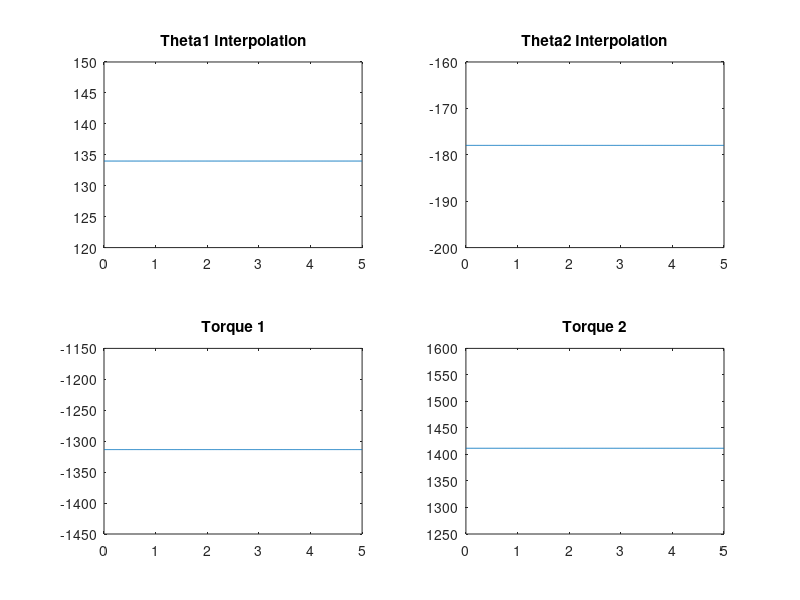

The MATLAB script that drew this image:
close all;
clear all;
clc;

l1 = 200;
l2 = 200;
m1 = 1; 
m2 = 1;  
g = 9.81;


pos1 = [];
pos2 = [];

xvalue = [];
yvalue = [];

theta2 = [];
theta1 = [];

tt = [];

n = input('Enter the number of intermediate points you require: ');
tt = input('Enter the total time: ');
ti = [];
ct = 0;

while ct <= tt
    ti = [ti, ct];
    ct = ct + (tt / (n+1));
end

xvalue(1) = input('Enter the initial x-point: ');
yvalue(1) = input('Enter the initial y-point: ');

for i = 2:n+1
    xvalue(i) = input('Enter the intermediate x-point: ');
    yvalue(i) = input('Enter the intermediate y-point: ');
end

xvalue(n+2) = input('Enter the final x-point: ');
yvalue(n+2) = input('Enter the final y-point: ');


for i = 1:n+2
    theta2_i = -rad2deg(2 * atan2(sqrt((l1 + l2)^2 - (xvalue(i)^2 + yvalue(i)^2)), sqrt(xvalue(i)^2 + yvalue(i)^2 - (l1 - l2)^2)));
    theta1_i = rad2deg(atan2((-xvalue(i) .* l2 .* sin(deg2rad(theta2_i)) + yvalue(i) * (l1 + l2 * cos(deg2rad(theta2_i)))), (yvalue(i) * l2 * sin(deg2rad(theta2_i)) + xvalue(i) .* (l1 + l2 * cos(deg2rad(theta2_i))))));
    theta2 = [theta2, theta2_i];
    theta1 = [theta1, theta1_i];
end

torque1 = [];
torque2 = [];

for i = 1:n+1
    to = ti(i);
    q1 = theta1(i);  
    qdoto = 0;
    tf = ti(i+1);
    q2 = theta1(i+1);  
    qdotf = 0;
    A = [1, to, to^2, to^3; ...
         0, 1, 2*to, 3*to^2; ...
         1, tf, tf^2, tf^3; ...
         0, 1, 2*tf, 3*tf^2];
    b = [q1; qdoto; q2; qdotf];
    a = A \ b;
    t = linspace(ti(i), ti(i+1), 100);
    q1_interp = a(1) + a(2)*t + a(3)*t.^2 + a(4)*t.^3;
    pos1 = [pos1, q1_interp];

    too = ti(i);
    q11 = theta2(i);
    qdoto2 = 0;
    tff = ti(i+1);
    q22 = theta2(i+1);
    qdotf2 = 0;
    A2 = [1, too, too^2, too^3; ...
          0, 1, 2*too, 3*too^2; ...
          1, tff, tff^2, tff^3; ...
          0, 1, 2*tff, 3*tff^2];
    b2 = [q11; qdoto2; q22; qdotf2];
    a2 = A2 \ b2;
    t1 = linspace(ti(i), ti(i+1), 100);
    q2_interp = a2(1) + a2(2)*t1 + a2(3)*t1.^2 + a2(4)*t1.^3;
    pos2 = [pos2, q2_interp];

    q1dot = a(2) + 2*a(3)*t + 3*a(4)*t.^2;
    q1ddot = 2*a(3) + 6*a(4)*t;
    
    q1dotf = q1dot(end);

    tou1 = m2*l2^2*q1ddot + m2*l1*l2*cos(deg2rad(q2_interp)).*(2*q1ddot + q1ddot) + (m1 + m2)*l1^2*q1ddot - m2*l1*l2*sin(deg2rad(q2_interp)).*q1dot.^2 - 2*m2*l1*l2*sin(deg2rad(q2_interp)).*q1dot.*q1dotf + m2*l2*g*cos(deg2rad(q1_interp) + deg2rad(q2_interp)) + (m1 + m2)*l1*g*cos(deg2rad(q1_interp));
    torque1 = [torque1, tou1];

    q2dot = a2(2) + 2*a2(3)*t1 + 3*a2(4)*t1.^2;
    q2ddot = 2*a2(3) + 6*a2(4)*t1;
    tou2 = m2*l1*l2*cos(deg2rad(q2_interp)).*q2ddot + m2*l1*l2*sin(deg2rad(q2_interp)).*q2dot.^2 + m2*l2*g*cos(deg2rad(q1_interp) + deg2rad(q2_interp)) + m2*l2^2*(q2ddot + q2ddot);
    torque2 = [torque2, tou2];
end
time = linspace(0,tt,length(pos1));
aa = transpose(pos1);
bb = transpose(pos2);
cc = transpose(time);
d = [cc,aa];
e = [cc,bb];
figure(1);
subplot(2,2,1)
plot(linspace(0, tt, length(pos1)), pos1)
title('Theta1 Interpolation')

subplot(2,2,2)
plot(linspace(0, tt, length(pos2)), pos2)
title('Theta2 Interpolation')

subplot(2,2,3)
plot(linspace(0, tt, length(torque1)), torque1)
title('Torque 1')

subplot(2,2,4)
plot(linspace(0, tt, length(torque2)), torque2)
title('Torque 2')
